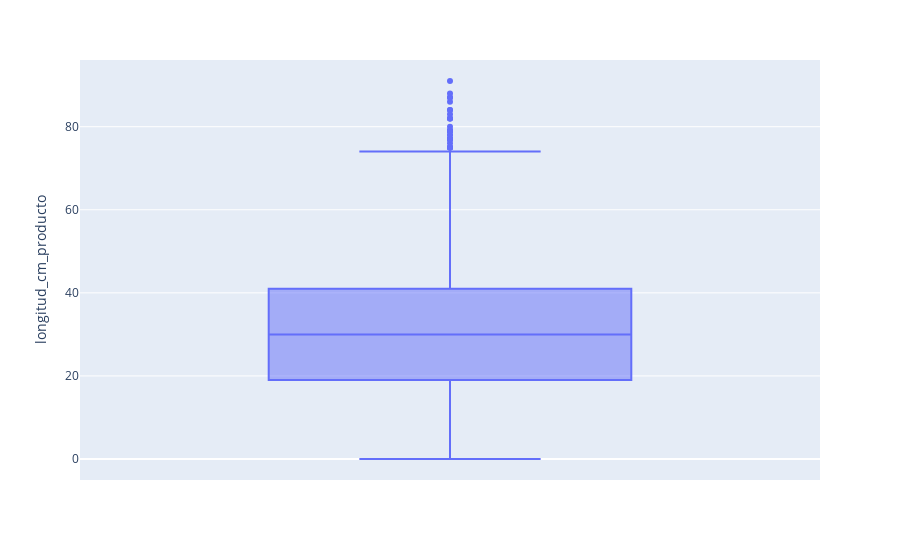

The notebook cell this image was saved under:
### Markdown cell above
## Box plot

### Code cell
fig = px.box(data,y='longitud_cm_producto')
fig.show()

### Figure 1 — Plotly figure (JSON) as saved in the notebook; plotly's stock layout.template omitted (floating-point values rounded to 4 significant figures; data arrays with more than 128 entries replaced by an {"elided": "..."} marker saying what was removed)
{"data": [{"alignmentgroup": "True", "hovertemplate": "longitud_cm_producto=%{y}<extra></extra>", "legendgroup": "", "marker": {"color": "#636efa"}, "name": "", "notched": false, "offsetgroup": "", "orientation": "v", "showlegend": false, "type": "box", "x0": " ", "xaxis": "x", "y": {"elided": "10134 int values"}, "y0": " ", "yaxis": "y"}], "layout": {"boxmode": "group", "legend": {"tracegroupgap": 0}, "margin": {"t": 60}, "xaxis": {"anchor": "y", "domain": [0, 1]}, "yaxis": {"anchor": "x", "domain": [0, 1], "title": {"text": "longitud_cm_producto"}}}}
